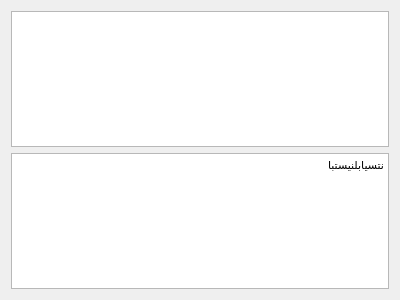
<?xml version="1.0" encoding="UTF-8"?>
<ui version="4.0">
 <class>Form</class>
 <widget class="QWidget" name="Form">
  <property name="geometry">
   <rect>
    <x>0</x>
    <y>0</y>
    <width>400</width>
    <height>300</height>
   </rect>
  </property>
  <property name="windowTitle">
   <string>Form</string>
  </property>
  <layout class="QVBoxLayout" name="verticalLayout">
   <item>
    <widget class="QPlainTextEdit" name="plain_text"/>
   </item>
   <item>
    <widget class="QTextEdit" name="text_edit">
     <property name="readOnly">
      <bool>true</bool>
     </property>
     <property name="html">
      <string>&lt;!DOCTYPE HTML PUBLIC &quot;-//W3C//DTD HTML 4.0//EN&quot; &quot;http://www.w3.org/TR/REC-html40/strict.dtd&quot;&gt;
&lt;html&gt;&lt;head&gt;&lt;meta name=&quot;qrichtext&quot; content=&quot;1&quot; /&gt;&lt;style type=&quot;text/css&quot;&gt;
p, li { white-space: pre-wrap; }
&lt;/style&gt;&lt;/head&gt;&lt;body style=&quot; font-family:'MS Shell Dlg 2'; font-size:8.25pt; font-weight:400; font-style:normal;&quot;&gt;
&lt;p align=&quot;right&quot; style=&quot; margin-top:0px; margin-bottom:0px; margin-left:0px; margin-right:0px; -qt-block-indent:0; text-indent:0px;&quot;&gt;نتسيابلنيستبا&lt;/p&gt;&lt;/body&gt;&lt;/html&gt;</string>
     </property>
    </widget>
   </item>
  </layout>
 </widget>
 <resources/>
 <connections/>
</ui>
